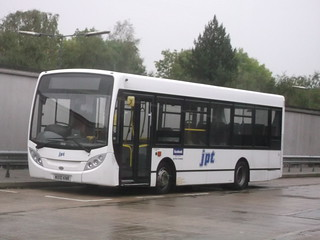
#> input picture train/buses/10229976934_e4e11a02d4_n.jpg, 320 x 240 px, found by its file name; its folder holds only this picture in this run
$ jupyter execute --allow-errors traffic_eda.ipynb
#> lines starting #> are read from the running program, lines starting #| are printed output that depends on the picture
<div style="background-color: #faf0e6; border: 2px solid #ccc; padding: 8px; text-align: center;">
    <h1 style="color: #696969; margin: 8px 0;">Traffic Vehicle Real Time Detection - EDA Notebook 1 of 2</h1>
    <p style="color: #696969; font-size: 20px; margin: 5px 0 0;">
        <span style="display: inline-block; text-align: center; width: 100%;">
            Dataset:
            <a href="https://datasetninja.com/vehicle-dataset-for-yolo" style="color: #0066cc; text-decoration: none;">
                https://datasetninja.com/vehicle-dataset-for-yolo
            </a>
            <br>
            Chris Heimbuch:
            <a href="https://github.com/chrisheimbuch" style="color: #0066cc; text-decoration: none;">
                https://github.com/chrisheimbuch
            </a>
        </span>
    </p>
</div>

## Table of Contents

- [Overview](#Overview)
    - [Section 1: Data Organization](#Section-1:-Data-Organization)
    - [Section 2: Descriptive Questions](#Section-2:-Descriptive-Questions)
    - [Section 3: Inferential Analysis](#Section-3:-Inferential-Analysis)
    - [Section 4: Analysis](#Section-4:-Analysis)

# Overview

This image dataset consists of 6 different classes of vehicles including cars, trucks, vans, buses, motorbikes, and threewheels. There are 2100 training images and 900 testing images. The images have annotations bounding boxes included which include the height and width of each image, and each respective class, and geometry type to surround the object. In this notebook, I will organize all of my images into folders, and perform an EDA on the image data to understand what we are working with!

[cell 1]
import numpy as np
import matplotlib.pyplot as plt
import seaborn as sns
import pandas as pd
import os
import shutil
import json
from collections import Counter
from PIL import Image
import warnings
warnings.filterwarnings("ignore")

## Section 1: Data Organization

[cell 2]
#Defining path to my training images.

path = r"C:\Users\Chris\Documents\Flatiron\Course Materials\Phase_5\p5_capstone_project\train"

[cell 3]
#Make new directories

cars = os.path.join(path, "cars")
vans = os.path.join(path, "vans")
trucks = os.path.join(path, "trucks")
motorcycles = os.path.join(path, "motorcycles")
buses = os.path.join(path, "buses")
threewheels = os.path.join(path, "threewheels")
multiclass = os.path.join(path, "multiclass")

#Create new directories of all classes
os.makedirs(cars, exist_ok=True)
os.makedirs(vans, exist_ok=True)
os.makedirs(trucks, exist_ok=True)
os.makedirs(motorcycles, exist_ok=True)
os.makedirs(buses, exist_ok=True)
os.makedirs(threewheels, exist_ok=True)
os.makedirs(multiclass, exist_ok=True)

[cell 4]
#set class specific output paths
annotations_path = r"C:\Users\Chris\Documents\Flatiron\Course Materials\Phase_5\p5_capstone_project\source\train\ann"
images_path = r"C:\Users\Chris\Documents\Flatiron\Course Materials\Phase_5\p5_capstone_project\source\train\img"
bus_path = r"C:\Users\Chris\Documents\Flatiron\Course Materials\Phase_5\p5_capstone_project\source\train\buses"
cars_path = r"C:\Users\Chris\Documents\Flatiron\Course Materials\Phase_5\p5_capstone_project\source\train\cars"
motorcycles_path = r"C:\Users\Chris\Documents\Flatiron\Course Materials\Phase_5\p5_capstone_project\source\train\motorcycles"
threewheels_path = r"C:\Users\Chris\Documents\Flatiron\Course Materials\Phase_5\p5_capstone_project\source\train\threewheels"
trucks_path = r"C:\Users\Chris\Documents\Flatiron\Course Materials\Phase_5\p5_capstone_project\source\train\trucks"
vans_path = r"C:\Users\Chris\Documents\Flatiron\Course Materials\Phase_5\p5_capstone_project\source\train\vans"
multiclass_path = r"C:\Users\Chris\Documents\Flatiron\Course Materials\Phase_5\p5_capstone_project\source\train\multiclass"

[cell 5]
#create a dictionary to map class names to paths
class_to_path = {
    "bus": bus_path,
    "car": cars_path,
    "motorbike": motorcycles_path,
    "threewheel": threewheels_path,
    "truck": trucks_path,
    "van": vans_path
}

#ensure class folders exist
for path in class_to_path.values():
    if not os.path.exists(path):
        os.makedirs(path)

#loop through all annotation files
#> (the rest of this cell did not finish here and is left out)

[cell 6]
# Create a dictionary to map class names to paths
class_to_path = {
    "bus": bus_path,
    "car": cars_path,
    "motorbike": motorcycles_path,
    "threewheel": threewheels_path,
    "truck": trucks_path,
    "van": vans_path
}

# Ensure class folders and multiclass folder exist
for path in list(class_to_path.values()) + [multiclass_path]:
    if not os.path.exists(path):
        os.makedirs(path)

# Loop through all annotation files
#> (the rest of this cell did not finish here and is left out)

## Section 2: Descriptive Questions

## 1. What is the class distribution among the images?

[cell 7]
# Define paths to your class directories
class_directories = {
    'bus': bus_path,
    'car': cars_path,
    'motorcycles': motorcycles_path,
    'threewheel': threewheels_path,
    'truck': trucks_path,
    'van': vans_path,
    'multiclass': multiclass_path
}

# Initialize a dictionary to store the count of images per class
class_counts = {}

# Loop through each folder and count the number of images
for class_name, folder_path in class_directories.items():
    if not os.path.exists(folder_path):
        print(f"Directory not found: {folder_path}")
        continue  # Skip if folder doesn't exist

    # List all files in the class folder
    try:
        image_files = os.listdir(folder_path)
    except OSError as e:
        print(f"Error accessing folder {folder_path}: {e}")
        continue

    # Filter files that are either .jpg, .jpeg, or .png (case-insensitive)
    valid_extensions = ('.jpg', '.jpeg', '.png')
    image_files = [f for f in image_files if f.lower().endswith(valid_extensions)]

    # Store the count of images for the current class
    class_counts[class_name] = len(image_files)

# Print the distribution of images per class
for class_name, count in class_counts.items():
    print(f"Class '{class_name}' has {count} images.")

[cell 8]
# Data (the class_counts dictionary from the previous step)
class_names = [name.title() for name in class_counts.keys()]
image_counts = list(class_counts.values())

#Custom Font Dictionaries
font1 = {'family':'serif','color':'black','size':16}
font2 = {'family':'serif','color':'black','size':14}

# Create the bar chart
fig, ax = plt.subplots(figsize=(10, 6))
bars = plt.bar(class_names, image_counts, color='#EA738D', edgecolor="black", linewidth=1, zorder=3)

# Add labels and title
plt.xlabel('Class', fontdict=font2)
plt.ylabel('Number of Images', fontdict=font2)
plt.title('Class Distribution of Images', fontdict=font1)
ax.grid(axis='y', alpha=0.4)
ax.set_facecolor('#FCF6F5')

for bar in bars:
    yval = bar.get_height()
    plt.text(bar.get_x() + bar.get_width()/2, yval, int(yval),
             ha='center', va='bottom', fontsize=10)

# Display the bar chart
plt.tight_layout()
plt.show()
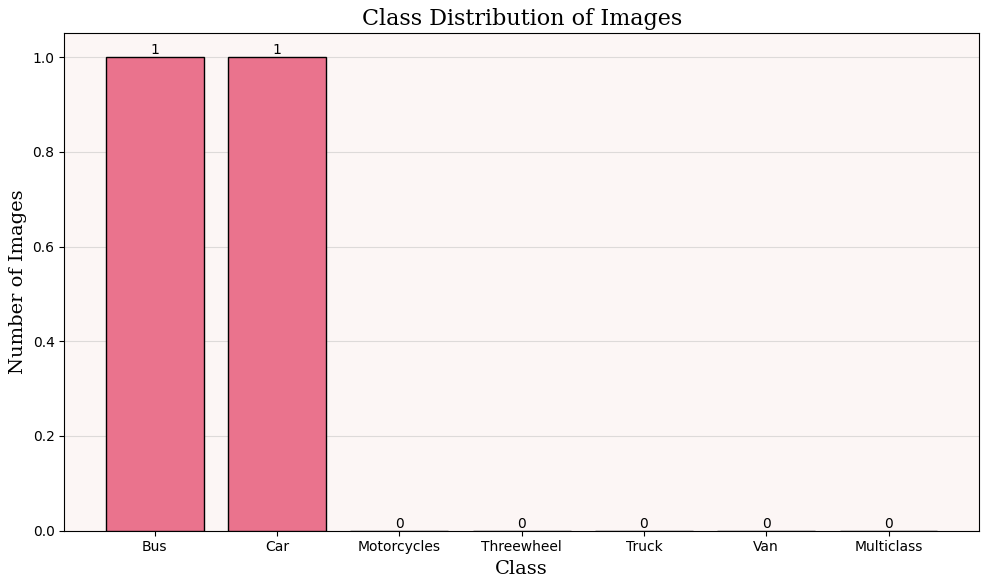
#> figure drawn by matplotlib, 1 panel

## 2. What is the distribution of image aspect ratios?

[cell 9]
# Empty list to store aspect ratios
aspect_ratios = []

#Loop through each class and its corresponding directory
for class_name, folder_path in class_directories.items():

    #Check if the folder exists
    if os.path.exists(folder_path):
        #Loop through each image file in the folder
        for filename in os.listdir(folder_path):
            image_path = os.path.join(folder_path, filename)

            #Check if it's an image file (JPG, PNG, JPEG)
            if os.path.isfile(image_path) and filename.lower().endswith(('.jpg', '.jpeg', '.png')):
                try:
                    #Open the image and get its dimensions
                    with Image.open(image_path) as img:
#> img is the input picture: PIL image 320x240 RGB; mean R, G, B 137.6, 135.2, 133.9
                        width, height = img.size
#> width = 320; height = 240
                        # Calculate the aspect ratio (width / height)
                        aspect_ratio = width / height
#> aspect_ratio = 1.33
                        aspect_ratios.append(aspect_ratio)
                except Exception as e:
                    print(f"Error processing image {image_path}: {e}")

# Convert aspect ratios list to a DataFrame for visualization
aspect_data = pd.DataFrame(aspect_ratios, columns=['Aspect_Ratio'])

# Set up the plot
plt.figure(figsize=(10, 6))

# Custom font styling
font1 = {'family':'serif', 'color':'black', 'size':16}
font2 = {'family':'serif', 'color':'black', 'size':14}

# Set up the histogram plot with data
sns.histplot(aspect_data['Aspect_Ratio'], bins=30, kde=True, color='#76528BFF')

# Set title and axis names
plt.title("Distribution of Image Aspect Ratios", fontdict=font1)
plt.xlabel("Aspect Ratio", fontdict=font2)
plt.ylabel("Frequency", fontdict=font2)
plt.xticks(fontsize=12)
plt.yticks(fontsize=12)

# Grid customization
ax = plt.gca()
ax.set_facecolor('#f0f0f0')
plt.grid(True, which='both', axis='y', linestyle='--', linewidth=0.7, color='gray', alpha=0.3)

# Display the plot
plt.tight_layout()
plt.show()
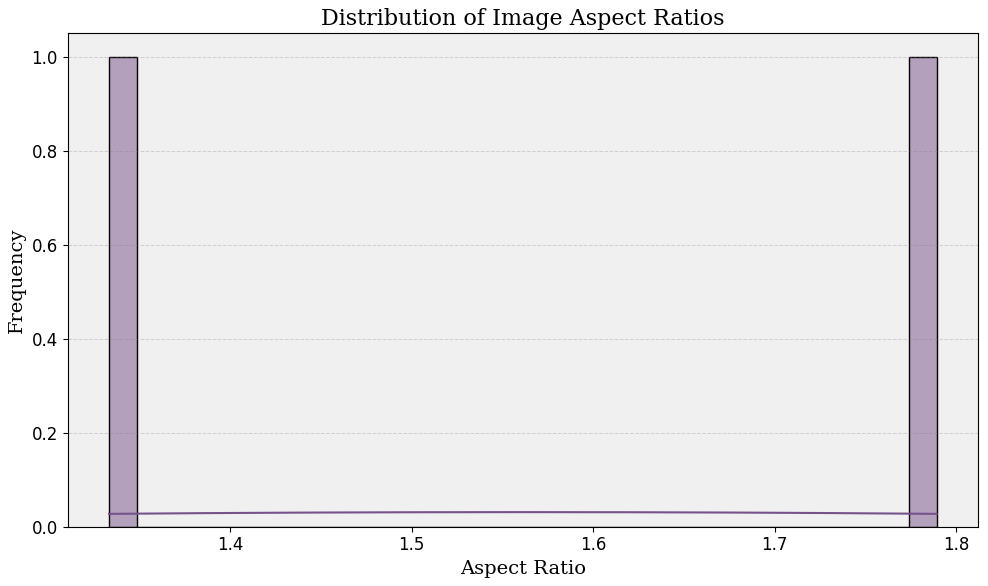
#> figure drawn by matplotlib, 1 panel; curve peaks at x = 1.56, y = 0.0311

## 3. What is the distribution of widths and heights of all the images?

[cell 10]
# Empty list to store aspect ratios
width_list = []
height_list = []

#Loop through each class and its corresponding directory
for class_name, folder_path in class_directories.items():

    #Check if the folder exists
    if os.path.exists(folder_path):
        #Loop through each image file in the folder
        for filename in os.listdir(folder_path):
            image_path = os.path.join(folder_path, filename)

            #Check if it's an image file (JPG, PNG, JPEG)
            if os.path.isfile(image_path) and filename.lower().endswith(('.jpg', '.jpeg', '.png')):
                try:
                    #Open the image and get its dimensions
                    with Image.open(image_path) as img:
                        width, height = img.size
#> width = 320; height = 240
                        width_list.append(width)
                        height_list.append(height)
                except Exception as e:
                    print(f"Error processing image {image_path}: {e}")

# Plot the width and height distributions
fig, ax = plt.subplots(1, 2, figsize=(15, 8))

# Custom font styling
font1 = {'family':'serif', 'color':'black', 'size':16}
font2 = {'family':'serif', 'color':'black', 'size':14}

# Plot for image widths
sns.histplot(width_list, ax=ax[0], bins=30, kde=True, color='#2BAE66FF')
ax[0].set_title('Image Width Distribution', fontdict=font1)
ax[0].set_xlabel("Image Width", fontdict=font2)
ax[0].set_ylabel("Count", fontdict=font2)

#Grid customization for axis 0
ax[0].set_facecolor('#f0f0f0')
ax[0].grid(True, which='both', axis='y', linestyle='--', linewidth=0.7, color='gray', alpha=0.3)

# Plot for image heights
sns.histplot(height_list, ax=ax[1], bins=30, kde=True, color='#EF6079FF')
ax[1].set_title('Image Height Distribution', fontdict=font1)
ax[1].set_xlabel("Image Height", fontdict=font2)
ax[1].set_ylabel("Count", fontdict=font2)


#Grid customization for axis 1
ax[1].set_facecolor('#f0f0f0')
ax[1].grid(True, which='both', axis='y', linestyle='--', linewidth=0.7, color='gray', alpha=0.3)

plt.tight_layout()
plt.show()
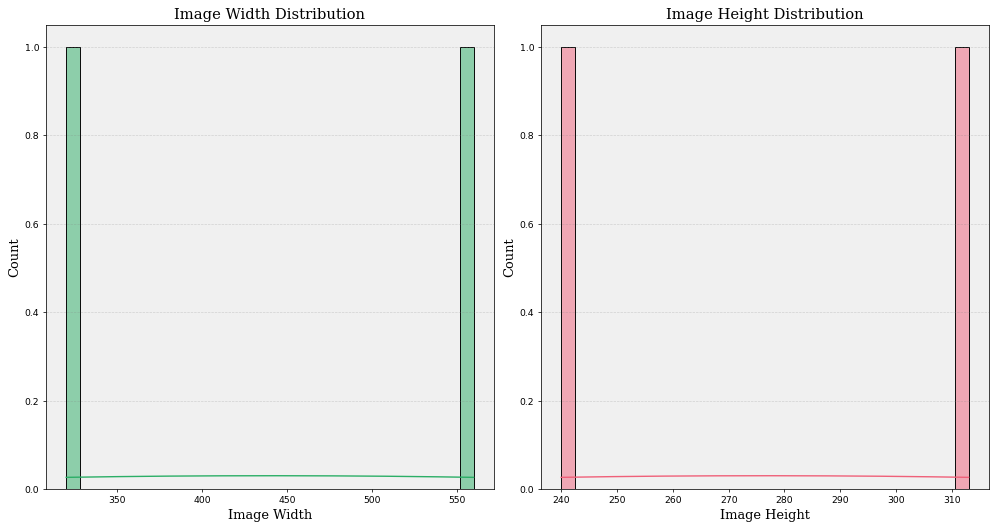
#> figure drawn by matplotlib, 2 panels; panel 1: curve peaks at x = 439.4, y = 0.0311; panel 2: curve peaks at x = 276.3, y = 0.0311

## 4. What are the average Red channel intensities among the images?

[cell 11]
#Initialize a list to store RGB channel intensities
rgb_data = []


#Loop through each class and its corresponding directory
for class_name, folder_path in class_directories.items():

    if os.path.isdir(folder_path):
        for filename in os.listdir(folder_path):
            image_path = os.path.join(folder_path, filename)

            #Open the image
            with Image.open(image_path) as img:
                #Convert the image to RGB
                img = img.convert('RGB')

                #Convert image data to a NumPy array (easier to manipulate)
                img_array = np.array(img)

                #Calculate mean intensity for each channel (R, G, B)
                red_mean = np.mean(img_array[:, :, 0])  # Red channel
#> red_mean = 137.6
                green_mean = np.mean(img_array[:, :, 1])  # Green channel
#> green_mean = 135.2
                blue_mean = np.mean(img_array[:, :, 2])  # Blue channel
#> blue_mean = 133.9

                # Store the results in the list
                rgb_data.append([filename, red_mean, green_mean, blue_mean])

# Create a DataFrame to display the RGB intensities
rgb_df = pd.DataFrame(rgb_data, columns=['Image_Name', 'Red_Intensity', 'Green_Intensity', 'Blue_Intensity'])

[cell 12]
rgb_df

[cell 13]
# Set the size of the plot
fig, ax = plt.subplots(figsize=(12, 8))

# Plot the histogram for the Red channel
sns.histplot(rgb_df['Red_Intensity'], bins=30, color='red', kde=True, zorder=3)

#Set Title, x & y axis names, face color
plt.title('Red Channel Intensity Distribution', fontsize=16)
ax.set_xlabel("Red Intensity",fontsize=14)
ax.set_ylabel("Count",fontsize=14)
ax.tick_params(labelsize=14)
ax.set_facecolor('#FCF6F5')

#Remove lines of grid perimeter to make more appealing.
ax.spines["right"].set_visible(False)
ax.spines["left"].set_visible(False)
ax.spines["top"].set_visible(False)

#Set background of grid to custom color.
plt.grid(True, axis='y', linestyle='--', linewidth=0.7, color='gray', alpha=0.3, zorder=1)

#Display plot
plt.show()
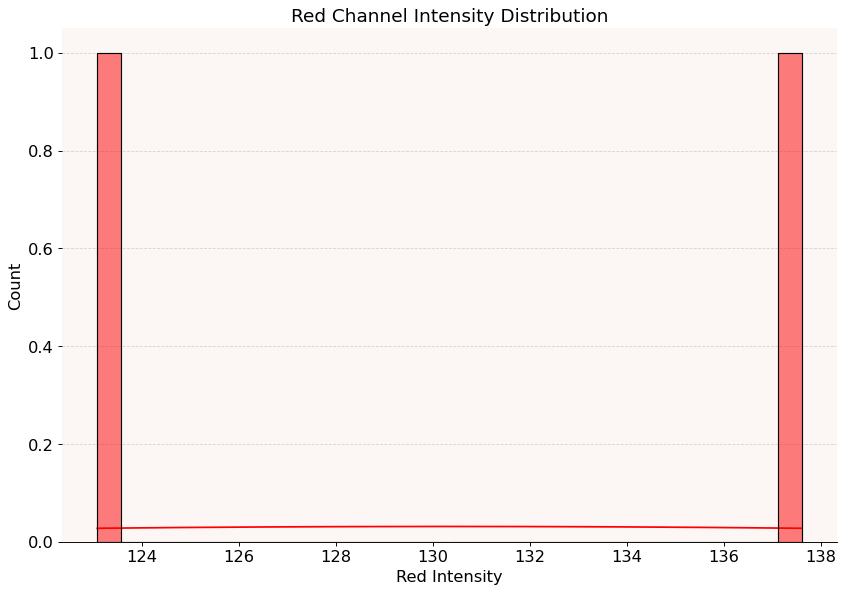
#> figure drawn by matplotlib, 1 panel; curve peaks at x = 130.4, y = 0.0311

### 5. What are the average Green channel intensities among the images?

[cell 14]
# Set the size of the plot
fig, ax = plt.subplots(figsize=(12, 8))

# Plot the histogram for the Green channel
sns.histplot(rgb_df['Green_Intensity'], bins=30, color='green', kde=True, zorder=3)

#Set Title, x & y axis names, face color
plt.title('Green Channel Intensity Distribution', fontsize=16)
ax.set_xlabel("Green Intensity",fontsize=14)
ax.set_ylabel("Count",fontsize=14)
ax.tick_params(labelsize=14)
ax.set_facecolor('#FCF6F5')

#Remove lines of grid perimeter to make more appealing.
ax.spines["right"].set_visible(False)
ax.spines["left"].set_visible(False)
ax.spines["top"].set_visible(False)

#Set background of grid to custom color.
plt.grid(True, axis='y', linestyle='--', linewidth=0.7, color='gray', alpha=0.3, zorder=1)

#Display plot
plt.show()
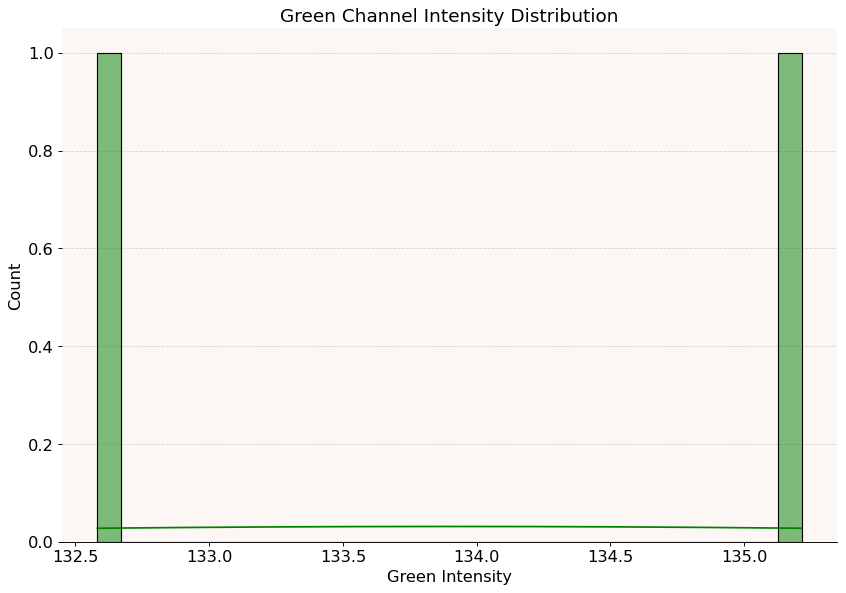
#> figure drawn by matplotlib, 1 panel; curve peaks at x = 133.9, y = 0.0311

### 6. What are the average Blue channel intensities among the images?

[cell 15]
# Set the size of the plot
fig, ax = plt.subplots(figsize=(12, 8))

# Plot the histogram for the Blue channel
sns.histplot(rgb_df['Blue_Intensity'], bins=30, color='blue', kde=True)

#Set Title, x & y axis names, face color
plt.title('Blue Channel Intensity Distribution', fontsize=16)
ax.set_xlabel("Blue Intensity",fontsize=14)
ax.set_ylabel("Count",fontsize=14)
ax.tick_params(labelsize=14)
ax.set_facecolor('#FCF6F5')

#Remove lines of grid perimeter to make more appealing.
ax.spines["right"].set_visible(False)
ax.spines["left"].set_visible(False)
ax.spines["top"].set_visible(False)

#Set background of grid to custom color.
plt.grid(True, axis='y', linestyle='--', linewidth=0.7, color='gray', alpha=0.3, zorder=1)

#Display plot
plt.show()
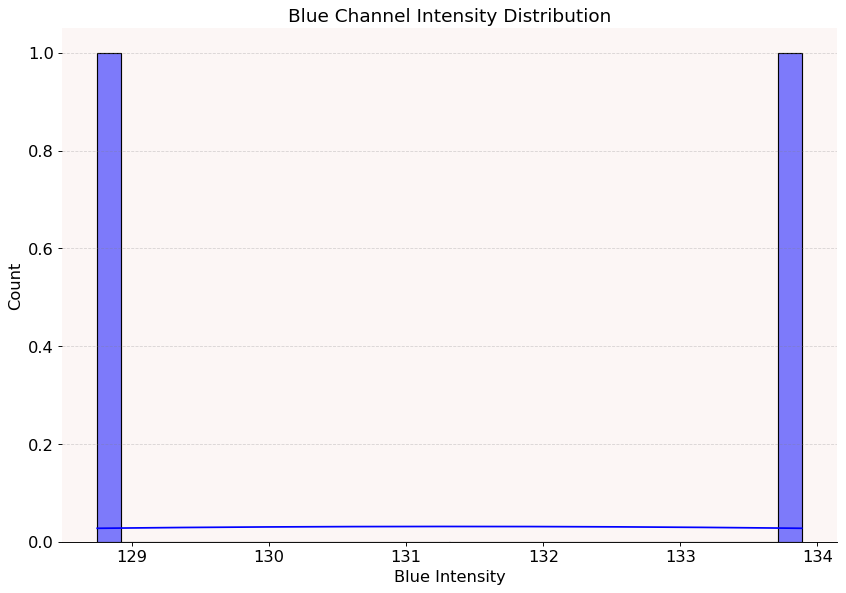
#> figure drawn by matplotlib, 1 panel; curve peaks at x = 131.3, y = 0.0311
